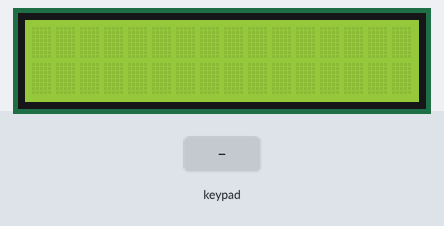
Bench run of a sketch on a simulated Arduino Mega 2560, built with avr-gcc and run on an emulated ATmega2560. On the bench: 16×2 character LCD. The test bench sets the inputs (shaded band).

Above: at 1.2 s.
1.3 s: keypad keys 3 9 4 0 4 1 4 2 * pressed 0.4 s apart
At 5.1 s:
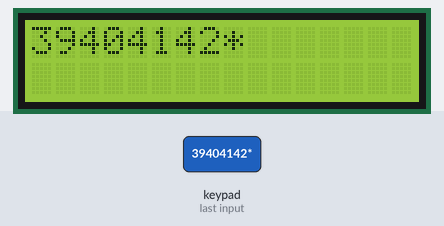
6.4 s: key '/' pressed
7.9 s: key '*' pressed
At 8.9 s:
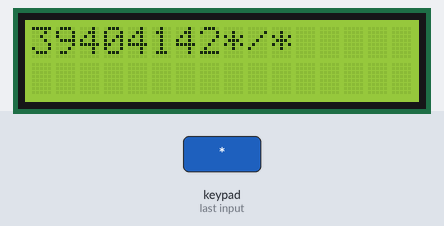
9.4 s: keypad keys 3 9 4 0 4 1 4 2 = pressed 0.4 s apart
At 13.7 s:
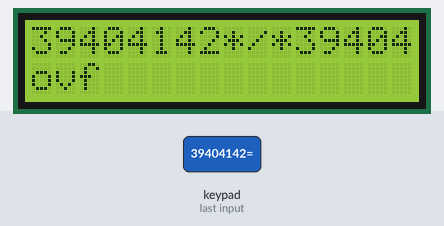
15.6 s: key 'c' pressed
At 16.0 s:
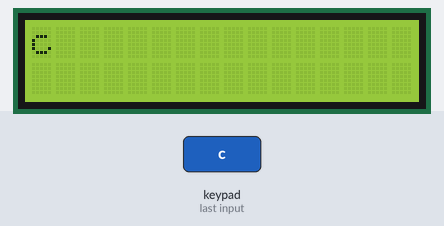
17.1 s: keypad keys 4 3 4 4 4 5 4 6 * pressed 0.4 s apart
At 20.7 s:
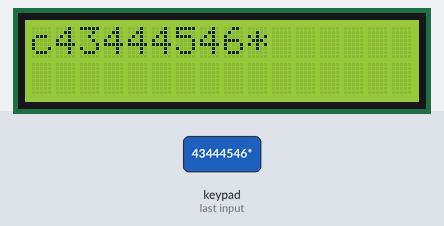
Timing chart, 0 to 22.2 s (numbered marks = the images above; inputs shaded):
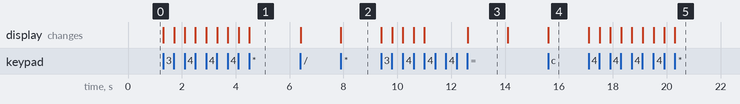

The sketch:

calculator.ino
```cpp
#include <Arduino.h>
#include <Wire.h>
#include <LiquidCrystal.h>
#include <Keypad.h>

int curr_row = 0;
int curr_col = 0;

#define E 33
#define RS 32
#define D4 34
#define D5 35
#define D6 36
#define D7 37
#define ROWS 2
#define COLS 16

LiquidCrystal lcd(RS, E, D4, D5, D6, D7);

const byte rows = 4; //four rows
const byte cols = 4; //four columns
char keys[rows][cols] = {
    {'7', '8', '9', '/'},
    {'4', '5', '6', '*'},
    {'1', '2', '3', '-'},
    {'c', '0', '=', '+'}};
 byte rowPins[rows] = {39, 40, 41, 42}; //connect to the row pinouts of the keypad
byte colPins[cols] = {43, 44, 45, 46}; //connect to the column pinouts of the keypad
Keypad keypad = Keypad(makeKeymap(keys), rowPins, colPins, rows, cols);

void setup()
{
  // put your setup code here, to run once:
  lcd.begin(COLS, ROWS);
  lcd.clear();
}

void loop()
{
    calculate();
}

void calculate() {
  lcd.clear();
  String input = "";
  String numbers[2];
  char operand ;
  int numbersIndex = 0;

  while (true)
  {
    char key = keypad.getKey();
    if (key){
      if (key == '='){
        lcd.setCursor(0, 1);
        break;
      }
      if ( key -'0'>=0 && key -'0'<10 ){
        numbers[numbersIndex] += key;
      }
      else {
        operand = key;
        numbersIndex = 1;
      }
      lcd.print(key);
    }
  }
  lcd.print(calc(numbers[0].toInt(),numbers[1].toInt(),operand));
  delay(1500);
}

double calc( double a, double b, char operand)
{
  switch (operand){
      case '+':
          return a + b;
      case '*':
          return a * b;
      case '/':
          return a / b;
      case '-':
          return a - b;
  }

}
```

Measured:
- after the input at 1.3 s, the display: first changes at once (image 1 shows a later state)
- after the input at 7.9 s, the display: changes at once (image 2)
- after the input at 9.4 s, the display: first changes at once (image 3 shows a later state)
- after the input at 15.6 s, the display: changes at once (image 4)
- after the input at 17.1 s, the display: first changes at once (image 5 shows a later state)
- what the display in image 3 shows lasts 1.5 s, from 12.6 s to 14.1 s
